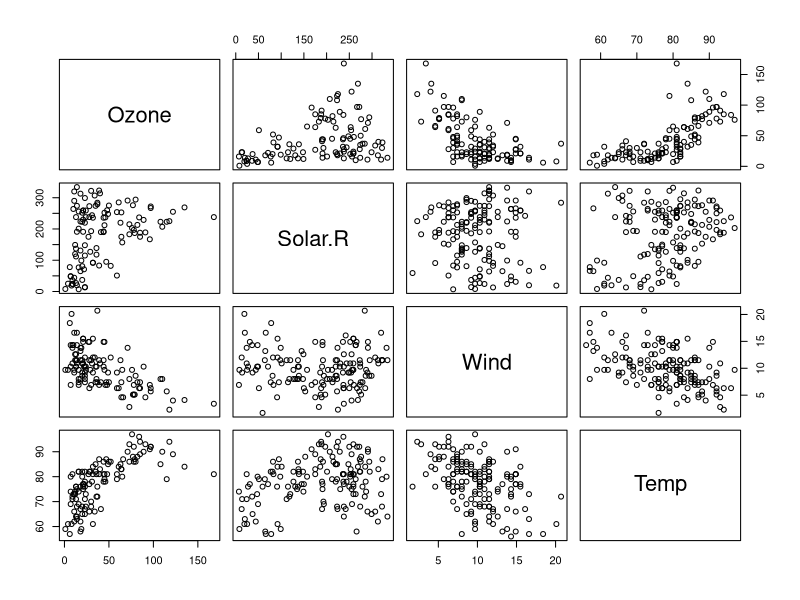
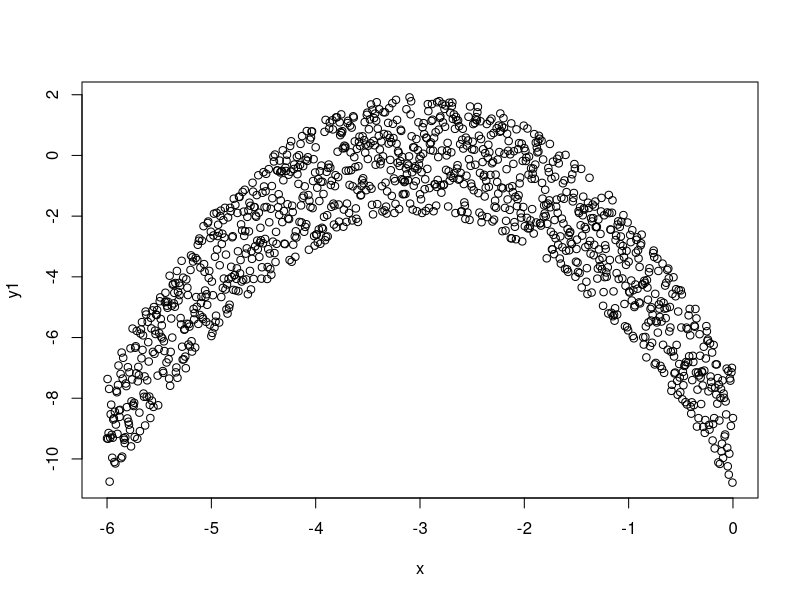
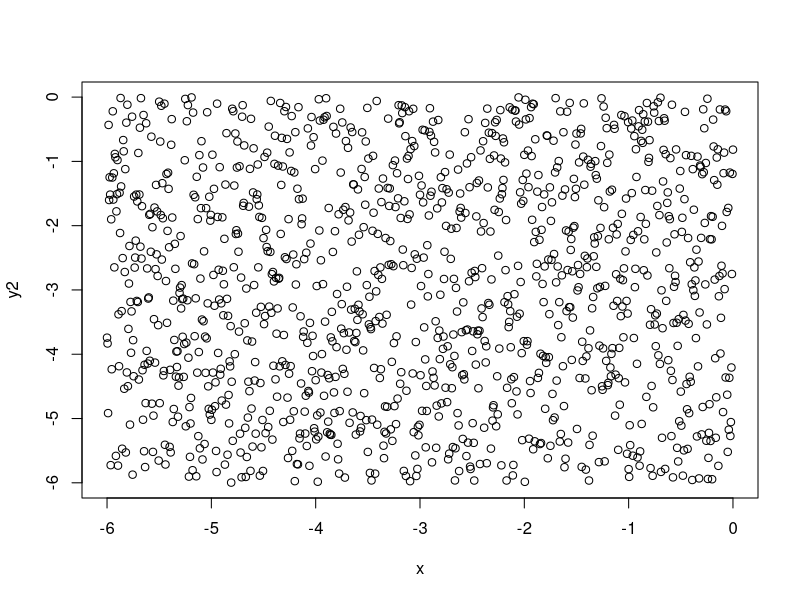
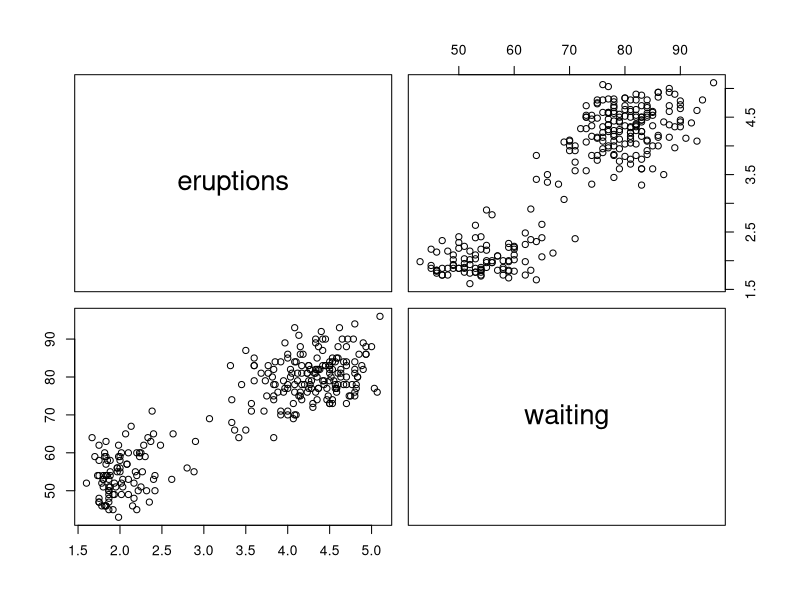
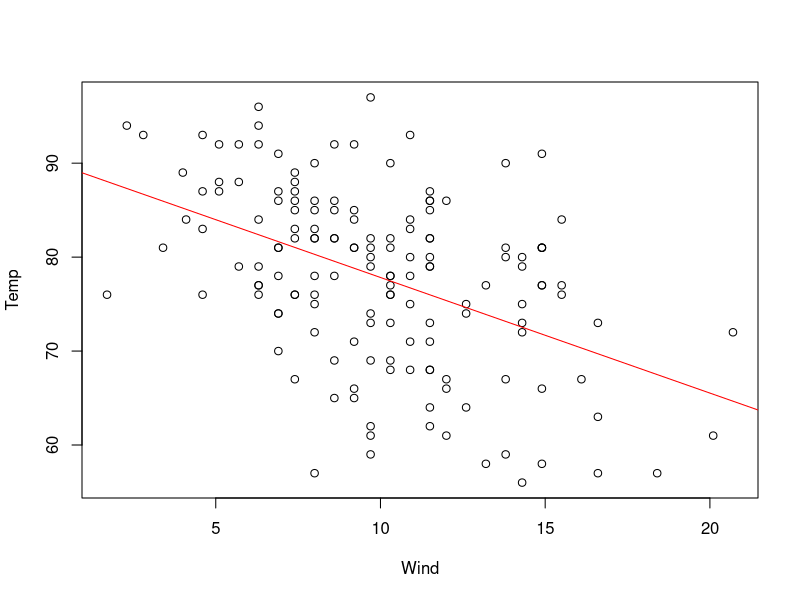
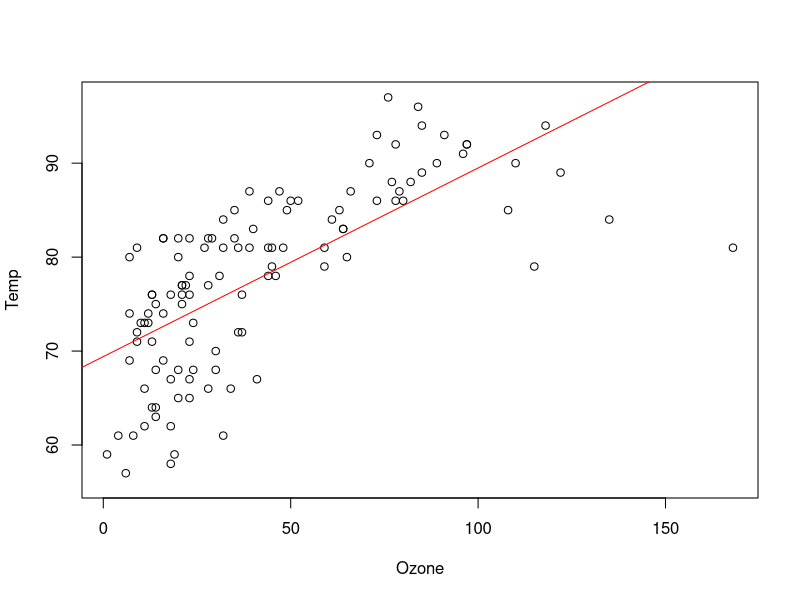
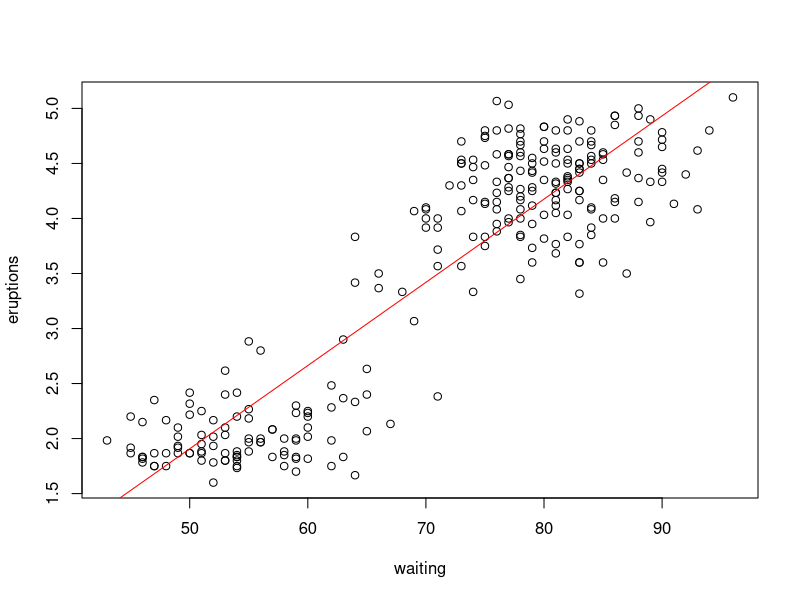

These charts were generated, in order, by the following R code:
##1

data("airquality")
head(airquality, 15)

pairs(airquality[, c("Ozone", "Solar.R", "Wind", "Temp")])

#Creating a correlation table:

cor(airquality[, c("Ozone", "Solar.R", "Wind", "Temp")], use="na.or.complete")

set.seed(15165)
f = function(x){
  y=-(x+3)^2 + runif(length(x), min=-2, max=2)
  #print(y)
}
f1 = function(x){
  y=runif(length(x), min=min(x), max=max(x))
}

x=seq(from=-6, to=0, by =0.005)
y1=f(x)
y2=f1(x)
 head(x, 20)
 head(y1, 20)
 head(y2, 20)
 
cor(x, y1)
cor(x, y2)

plot(x, y1)
plot(x, y2)

########Exercise 1

data("faithful")
head(faithful, 15)

pairs(faithful[, c("eruptions", "waiting")])

cor(faithful[, c("eruptions", "waiting")], use="na.or.complete")

#Result: correlation coefficient = 0.9008112

##2

#Wind = x, Temp = y

mod = lm(Temp~Wind, data=airquality)
summary(mod)

plot(Temp~Wind, data=airquality)
abline(lm(Temp~Wind, data=airquality), col="red")


####Exercise 2

mod = lm(Temp~Ozone, data=airquality)
summary(mod)

plot(Temp~Ozone, data=airquality)
abline(lm(Temp~Ozone, data=airquality), col="red")

#For each 1 unit increase of ozone, the estimated temperature increases by roughly 0.2 degrees
#Both the intercept and coefficient for Ozone (slope) are significant at <2e-16 ***
#The R-squared value is 0.4832 

mod = lm(eruptions~waiting, data=faithful)
summary(mod)

plot(eruptions~waiting, data=faithful)
abline(lm(eruptions~waiting, data=faithful), col="red")

#For each 1 unit increase in waiting time, the estimated length of eruption increases by 0.0756 units
#Both the intercept and coeffiient for Ozone (slope) are significant at <2e-16 ***
#The R-squared value is 0.8108


####Exercise 3

res = residuals(mod)
RSS = sum(res^2)
RSE = sqrt(RSS/summary(mod)$df[2])

RMSE = RSS/153
RMSE

MSE = RSS/summary(mod)$df[2]
MSE

anova(mod)
anova(mod)

#Manually calculated MSE = 46.5, confirmed by the anova test
